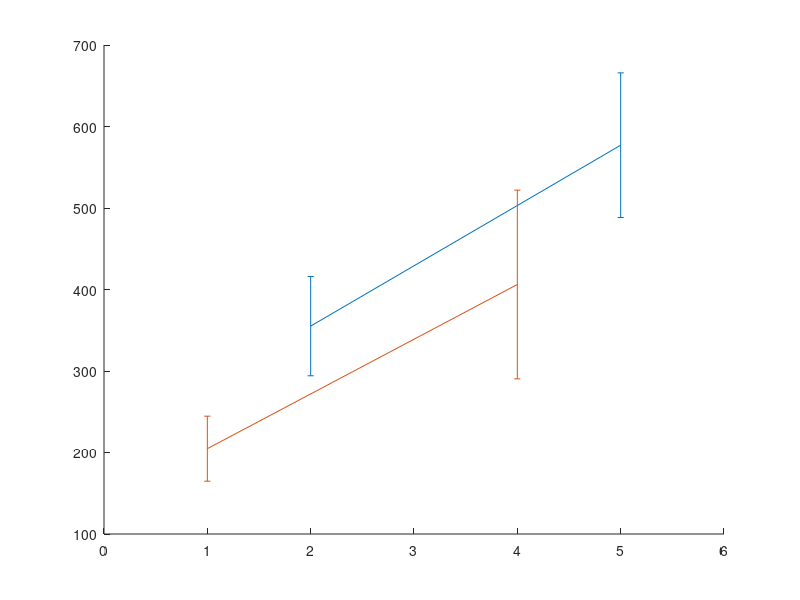
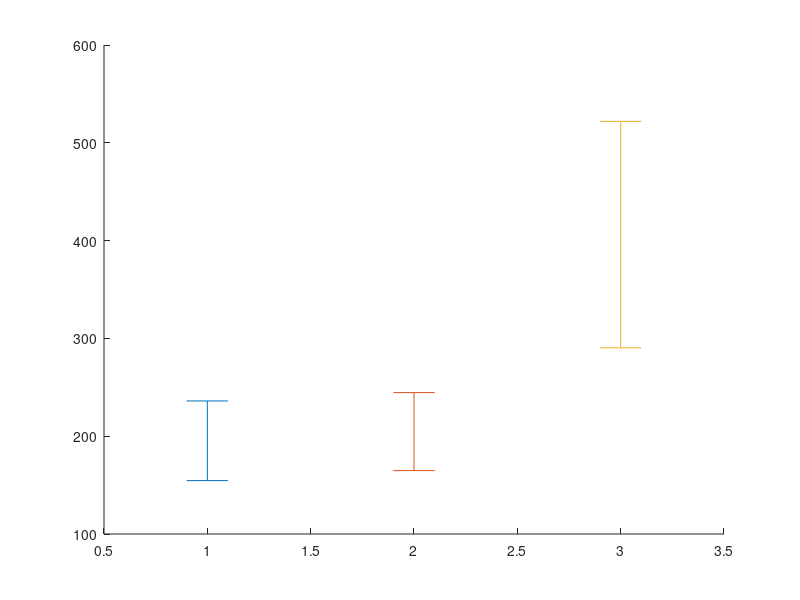

Recreate these plots in MATLAB, in order.
function out = ringvslate()

late_net = [440.202559726963;355.015938213891;324.493550040898;300.656177220341];
mlate_net = mean(late_net);
slate_net = std(late_net);
late_roi = [586.853793636481;599.636723641372;666.940543712106;454.839201021971];
mlate_roi = mean(late_roi);
slate_roi = std(late_roi);
ring_net = [237.359519358569;156.178455087330;187.898898980538;237.359519358568];
mring_net = mean(ring_net);
sring_net = std(ring_net);
ring_roi= [412.627722312515;278.373662711535;376.020001695059;557.574937387407];
mring_roi = mean(ring_roi);
sring_roi = std(ring_roi);
%uRBCs
uRBC = [159.38 182.48 262.94 178.20 157.44 236.77 241.96 157.78 180.95];
muRBC = mean(uRBC);
suRBC = std(uRBC);

figure, hold on
errorbar([2 5],[mlate_net mlate_roi],[slate_net slate_roi])
errorbar([1 4],[mring_net mring_roi],[sring_net sring_roi])
hold off
figure, hold on
errorbar(1,muRBC,suRBC)
errorbar(2,mring_net,sring_net)
errorbar(3,mring_roi,sring_roi)
hold off
disp('uRBC:'),disp(muRBC)
disp('ring net iRBC:'),disp(mring_net)
disp('ring roi iRBC:'),disp(mring_roi)
disp('late net iRBC:'),disp(mlate_net)
disp('late roi iRBC:'),disp(mlate_roi)
[ss1,p1] = ttest2(late_net,ring_net);
[ss2,p2] = ttest2(late_roi,ring_roi);
%[ss3,p3] = 
out = [ss1 p1;ss2 p2];

end